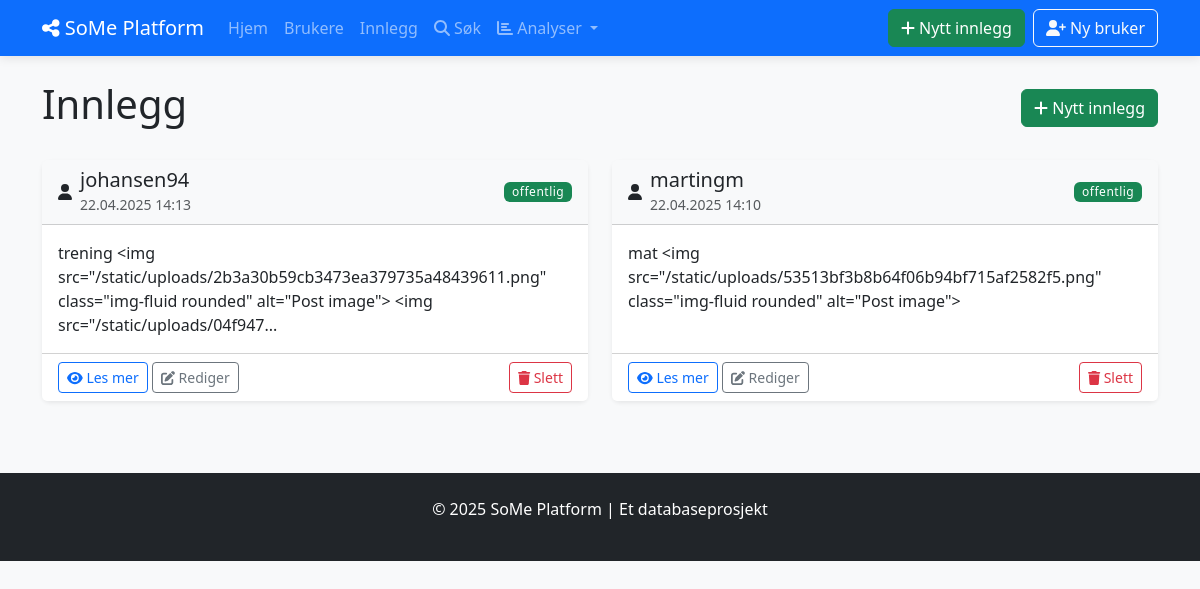
Page /posts on the earlier database version.
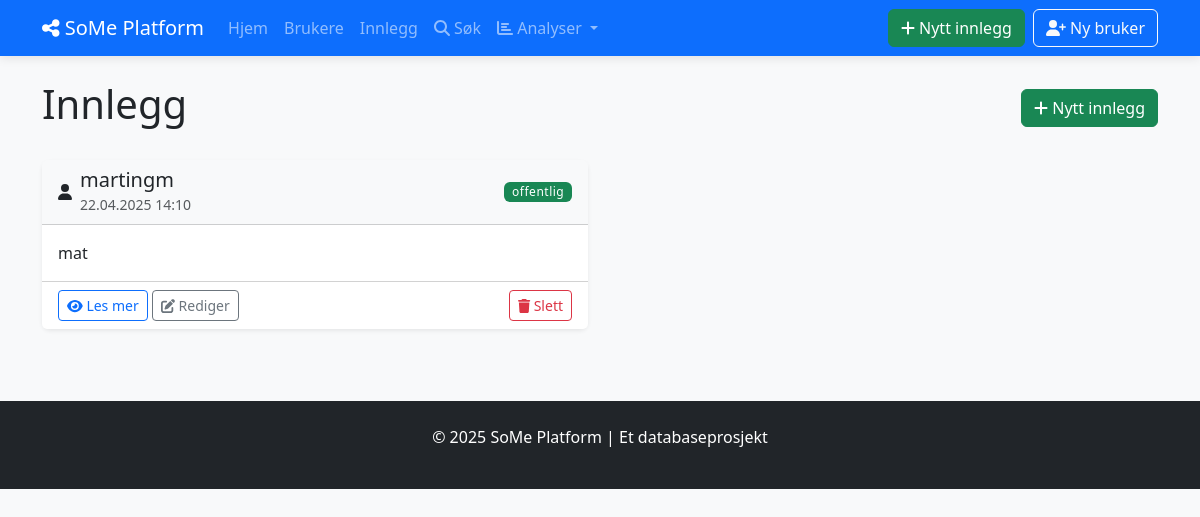
Same page on the later database version.
### tables this page shows
CREATE TABLE INNLEGG (
            innlegg_id INTEGER PRIMARY KEY AUTOINCREMENT,
            innhold TEXT NOT NULL,
            opprettet_dato DATETIME NOT NULL DEFAULT CURRENT_TIMESTAMP,
            oppdatert_dato DATETIME DEFAULT CURRENT_TIMESTAMP,
            synlighet TEXT NOT NULL DEFAULT 'offentlig',
            bruker_id INTEGER NOT NULL,
            FOREIGN KEY (bruker_id) REFERENCES BRUKERE(bruker_id) ON DELETE CASCADE
        );

CREATE TABLE BRUKERE (
            bruker_id INTEGER PRIMARY KEY AUTOINCREMENT,
            brukernavn TEXT NOT NULL UNIQUE,
            epost TEXT NOT NULL UNIQUE,
            passord_hash TEXT NOT NULL,
            profilbilde TEXT,
            bio TEXT,
            registrerings_dato DATE NOT NULL DEFAULT CURRENT_DATE,
            fødselsdato DATE,
            status TEXT DEFAULT 'aktiv'
        );

### social_media_app/app.py (the view)
@app.route('/posts')
def list_posts():
    try:
        print("Henter innlegg...")
        with Database() as db:
            post_count = db.fetchone("SELECT COUNT(*) as count FROM INNLEGG")
            print(f"Fant {post_count['count'] if post_count else 0} innlegg i databasen")
            if not post_count or post_count['count'] == 0:
                print("Ingen innlegg funnet i databasen")
                flash('Ingen innlegg funnet i databasen. Prøv å importere testdata.', 'info')
                return render_template('posts/list.html', posts=[])
            test_posts = db.fetchall("SELECT * FROM INNLEGG LIMIT 3")
            for i, post in enumerate(test_posts):
                print(f"Debug - Innlegg {i+1}: ID={post['innlegg_id']}, Bruker={post['bruker_id']}")
            test_join = db.fetchall("""
                SELECT i.innlegg_id, i.bruker_id, b.brukernavn
                FROM INNLEGG i
                LEFT JOIN BRUKERE b ON i.bruker_id = b.bruker_id
                LIMIT 3
            """)
            for i, post in enumerate(test_join):
                print(f"Debug - Join {i+1}: Innlegg={post['innlegg_id']}, Bruker ID={post['bruker_id']}, Brukernavn={post['brukernavn'] if 'brukernavn' in post else 'MANGLER!'}")
            posts = db.fetchall("""
                SELECT i.*, b.brukernavn
                FROM INNLEGG i
                LEFT JOIN BRUKERE b ON i.bruker_id = b.bruker_id
                ORDER BY i.opprettet_dato DESC
            """)
            print(f"Spørringen returnerte {len(posts)} innlegg")
            formatted_posts = []
            for post in posts:
                try:
                    post_dict = dict(post)
                    if not post_dict.get('brukernavn'):
                        print(f"Advarsel: Innlegg {post_dict.get('innlegg_id')} har ingen tilknyttet bruker (bruker_id: {post_dict.get('bruker_id')})")
                        post_dict['brukernavn'] = f"Ukjent (ID: {post_dict.get('bruker_id', 'mangler')})"
                    for date_field in ['opprettet_dato', 'oppdatert_dato']:
                        if date_field in post_dict and post_dict[date_field]:
                            try:
                                if isinstance(post_dict[date_field], str):
                                    if 'T' in post_dict[date_field]:  # ISO format
                                        post_dict[date_field] = datetime.fromisoformat(post_dict[date_field].replace('Z', '+00:00'))
                                    else:  # SQLite default format
                                        post_dict[date_field] = datetime.strptime(post_dict[date_field], '%Y-%m-%d %H:%M:%S')
                            except (ValueError, TypeError) as e:
                                print(f"Advarsel: Dato-parsing feilet for {date_field}: {post_dict[date_field]} - {e}")
                                try:
                                    post_dict[date_field] = datetime.strptime(post_dict[date_field], '%Y-%m-%d')
                                except Exception as e:
                                    print(f"Advarsel: Dato-parsing feilet for {date_field}: {post_dict[date_field]} - {e}")
                                    pass
                    formatted_posts.append(post_dict)
                except Exception as e:
                    print(f"Feil ved formatering av innlegg: {e}")
            print(f"Formatert {len(formatted_posts)} innlegg for visning")
            if not formatted_posts:
                print("ADVARSEL: Ingen formaterte innlegg!")
                flash('Feil ved formatering av innlegg. Sjekk serverloggen.', 'warning')
            return render_template('posts/list.html', posts=formatted_posts)
    except Exception as e:
        import traceback
        print(f"Feil ved henting av innlegg: {e}")
        print(traceback.format_exc())
        flash(f'En feil oppstod ved henting av innlegg: {str(e)}', 'danger')
        return render_template('posts/list.html', posts=[])

### social_media_app/db_config.py (called while the page is built)
    def __enter__(self):
        return self

    def __exit__(self, exc_type, exc_val, exc_tb):
        self.cursor.close()
        if self.conn:
            self.conn.close()

    def fetchall(self, sql, params=None):
        self.cursor.execute(sql, params or ())
        return self.cursor.fetchall()

    def fetchone(self, sql, params=None):
        self.cursor.execute(sql, params or ())
        return self.cursor.fetchone()

### social_media_app/templates/posts/list.html (shortened to what this page needs)
{% extends "base.html" %}
{% block content %}
<div class="d-flex justify-content-between align-items-center mb-4">
    <h1>Innlegg</h1>
    <a href="{{ url_for('show_create_post') }}" class="btn btn-success">
        <i class="fas fa-plus"></i> Nytt innlegg
    </a>
</div>
{% if posts %}
    <div class="row">
        {% for post in posts %}
        <div class="col-md-6 mb-4">
            <div class="card shadow-sm h-100">
                <div class="card-header bg-light d-flex justify-content-between align-items-center">
                    <div class="d-flex align-items-center">
                        <div class="me-2">
                            <span class="user-icon">
                                <i class="fas fa-user"></i>
                            </span>
                        </div>
                        <div>
                            <h5 class="card-title mb-0">{{ post.brukernavn }}</h5>
                            <small class="text-muted">{{ post.opprettet_dato.strftime('%d.%m.%Y %H:%M') }}</small>
                        </div>
                    </div>
                    <span class="badge {{ 'bg-success' if post.synlighet == 'offentlig' else 'bg-warning' }}">
                        {{ post.synlighet }}
                    </span>
                </div>
                <div class="card-body">
                    <p class="card-text">
                        {% if post.innhold|length > 150 %}
                            {{ post.innhold[:150] }}...
                        {% else %}
                            {{ post.innhold }}
                        {% endif %}
                    </p>
                </div>
                <div class="card-footer bg-white">
                    <div class="d-flex justify-content-between align-items-center">
                        <div>
                            <a href="{{ url_for('view_post', post_id=post.innlegg_id) }}" class="btn btn-sm btn-outline-primary">
                                <i class="fas fa-eye"></i> Les mer
                            </a>
                            <a href="{{ url_for('show_edit_post', post_id=post.innlegg_id) }}" class="btn btn-sm btn-outline-secondary">
                                <i class="fas fa-edit"></i> Rediger
                            </a>
                        </div>
                        <div>
                            <button type="button" class="btn btn-sm btn-outline-danger"
                                    data-bs-toggle="modal" data-bs-target="#deletePostModal{{ post.innlegg_id }}">
                                <i class="fas fa-trash"></i> Slett
                            </button>
                        </div>
                    </div>
                </div>
            </div>
        </div>
        {% endfor %}
    </div>
{% endif %}
{% endblock %}

Differences in the rows shown:
removed INNLEGG: brukernavn "johansen94", opprettet_dato "22.04.2025 14:13", synlighet "offentlig", innhold "trening <img src=\"/static/uploads/2b3a30b59cb3473ea379735a48439611.png\" class=\"img-fluid rounded\" alt=\"Post image\"> <img src=\"/static/uploads/04f947"
changed INNLEGG "offentlig": innhold "mat <img src=\"/static/uploads/53513bf3b8b64f06b94bf715af2582f5.png\" class=\"img-fluid rounded\" alt=\"Post image\">" → "mat"
